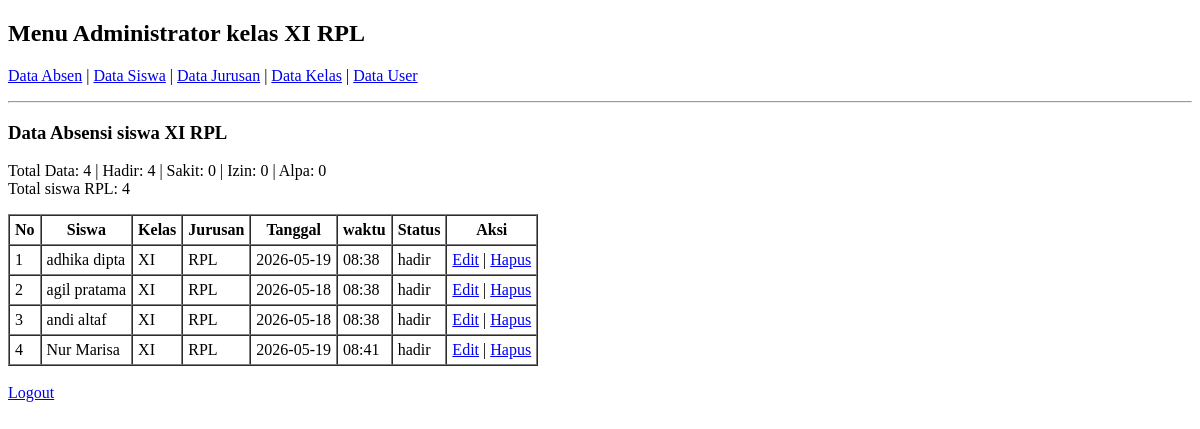
The app's page /administrator/index.php, older data.
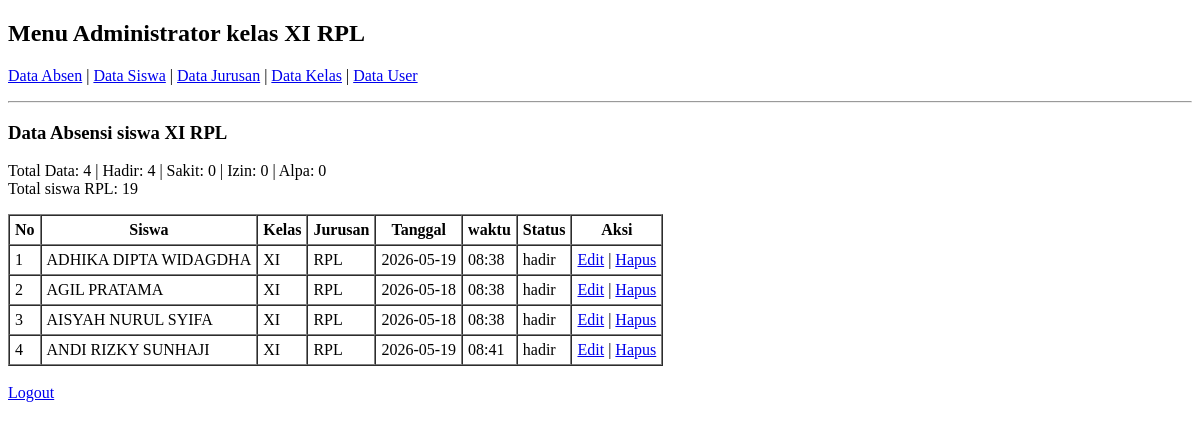
The same page, newer data.
### tables this page shows
CREATE TABLE IF NOT EXISTS `absen` (
  `id_absen` int(11) NOT NULL,
  `id_siswa` int(11) NOT NULL,
  `id_jrs` int(11) NOT NULL,
  `id_kelas` int(11) NOT NULL,
  `tgl_absen` date NOT NULL,
  `waktu_absen` varchar(12) NOT NULL,
  `kehadiran` enum('hadir','sakit','izin','alpa') NOT NULL
);

CREATE TABLE IF NOT EXISTS `siswa` (
  `id_siswa` int(11) NOT NULL,
  `nm_siswa` varchar(25) NOT NULL,
  `nis_siswa` varchar(20) NOT NULL,
  `jk_siswa` enum('laki-laki','perempuan') NOT NULL,
  `tgl_lahir` date NOT NULL,
  `alamat_siswa` text NOT NULL,
  `no_telp_siswa` varchar(12) NOT NULL,
  `id_user` int(11) NOT NULL
);

CREATE TABLE IF NOT EXISTS `kelas` (
  `id_kelas` int(11) NOT NULL,
  `nama_kelas` varchar(10) NOT NULL,
  `id_user` int(11) NOT NULL
);

CREATE TABLE IF NOT EXISTS `jurusan` (
  `id_jrs` int(11) NOT NULL,
  `nm_jrs` varchar(10) NOT NULL,
  `id_user` int(11) NOT NULL
);

### administrator/index.php (the view, shortened to what this page needs)
<?php
include "../koneksi.php";
$jumlah_siswa = mysqli_fetch_assoc(mysqli_query($conn, "SELECT COUNT(*) as total_siswa FROM siswa"));
$sql_stat = "SELECT
    COUNT(*) as total,
    SUM(kehadiran='hadir') as h,
    SUM(kehadiran='sakit') as s,
    SUM(kehadiran='izin') as i,
    SUM(kehadiran='alpa') as a
    FROM absen";
$stat = mysqli_fetch_assoc(mysqli_query($conn, $sql_stat));
$query = mysqli_query($conn, "SELECT a.id_absen, s.nm_siswa, j.nm_jrs, k.nama_kelas, a.tgl_absen,a.waktu_absen, a.kehadiran
    FROM absen a
    JOIN siswa s ON a.id_siswa = s.id_siswa
    JOIN jurusan j ON a.id_jrs = j.id_jrs
    JOIN kelas k ON a.id_kelas = k.id_kelas");
?>
<!DOCTYPE html>
<html>
<head>
</head>
<body>
    <h2>Menu Administrator kelas XI RPL</h2>
    <p>
        <a href="index.php">Data Absen</a> |
        <a href="siswa/index.php">Data Siswa</a> |
        <a href="jurusan/index.php">Data Jurusan</a> |
        <a href="kelas/index.php">Data Kelas</a> |
        <a href="user/index.php">Data User</a>
    </p>
    <hr>
    <h3>Data Absensi siswa XI RPL</h3>
    <p>
        Total Data: <?= $stat['total']; ?> |
        Hadir: <?= $stat['h']; ?> |
        Sakit: <?= $stat['s']; ?> |
        Izin:  <?= $stat['i']; ?> |
        Alpa:  <?= $stat['a']; ?><br>
        Total siswa RPL:  <?= $jumlah_siswa['total_siswa']; ?>
    </p>
    <table border="1" cellspacing="0" cellpadding="5">
        <tr>
            <th>No</th>
            <th>Siswa</th>
            <th>Kelas</th>
            <th>Jurusan</th>
            <th>Tanggal</th>
            <th>waktu</th>
            <th>Status</th>
            <th>Aksi</th>
        </tr>
        <?php $no = 1;
         while($row = mysqli_fetch_assoc($query)): ?>
        <tr>
            <td><?= $no++; ?></td>
            <td><?= $row['nm_siswa']; ?></td>
            <td><?= $row['nama_kelas']; ?></td>
            <td><?= $row['nm_jrs']; ?></td>
            <td><?= $row['tgl_absen']; ?></td>
            <td><?= $row['waktu_absen']; ?></td>
            <td><?= $row['kehadiran']; ?></td>
            <td>
                <a href="edit_data.php?id=<?= $row['id_absen']; ?>">Edit</a> |
                <a href="delete.php?id=<?= $row['id_absen']; ?>" onclick="return confirm('Yakin hapus?')">Hapus</a>
            </td>
        </tr>
        <?php endwhile; ?>
    </table>
    <br>
    <a href="../index.php">Logout</a>
</body>
</html>

Row changes from the older to the newer data that the page shows:
changed through a linked row, absen: id_siswa.nm_siswa "adhika dipta" → "ADHIKA DIPTA WIDAGDHA"
changed through a linked row, absen: id_siswa.nm_siswa "agil pratama" → "AGIL PRATAMA"
changed through a linked row, absen: id_siswa.nm_siswa "andi altaf" → "AISYAH NURUL SYIFA"
changed through a linked row, absen: id_siswa.nm_siswa "Nur Marisa" → "ANDI RIZKY SUNHAJI"
Text that changed along with them:
$jumlah_siswa['total_siswa']: "4" → "19"
